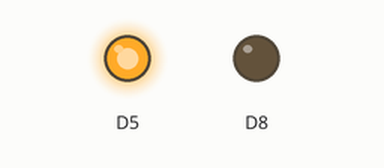
Recording of a sketch running on a simulated ESP8266 (NodeMCU). Parts: output pins drawn as LEDs (lit = HIGH).

Above: at 1.0 s.
At 3.5 s:
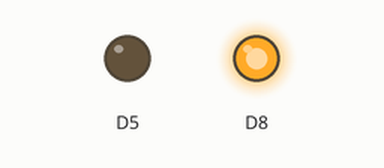
At 4.5 s:
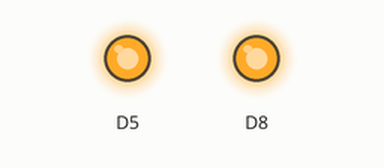
Timing chart, 0 to 5.2 s (numbered marks = the images above):
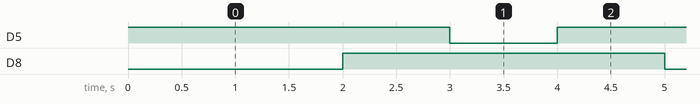

Measured:
- by itself, D5, D8: alternates HIGH for 3.0 s and LOW for 1.0 s
- by itself, everything shown: repeats every 4.0 s, in 4 steps

The sketch:

BLINKLED.ino
```cpp
void setup() {
  // put your setup code here, to run once:
pinMode(D5,OUTPUT);
pinMode(D8,OUTPUT);
}

void loop() {
  // put your main code here, to run repeatedly:
digitalWrite(D5,HIGH);
delay(1000);
digitalWrite(D8,LOW);
delay(1000);
digitalWrite(D8,HIGH);
delay(1000);
digitalWrite(D5,LOW);
delay(1000);
}
```
